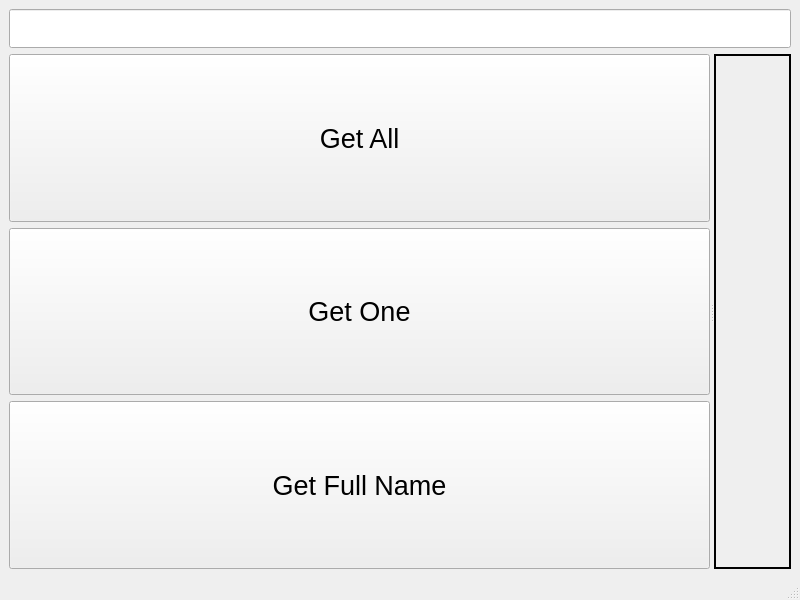
<?xml version="1.0" encoding="UTF-8"?>
<ui version="4.0">
 <class>MainWindow</class>
 <widget class="QMainWindow" name="MainWindow">
  <property name="geometry">
   <rect>
    <x>0</x>
    <y>0</y>
    <width>800</width>
    <height>600</height>
   </rect>
  </property>
  <property name="windowTitle">
   <string>MainWindow</string>
  </property>
  <widget class="QWidget" name="centralwidget">
   <layout class="QHBoxLayout" name="horizontalLayout">
    <item>
     <layout class="QVBoxLayout" name="verticalLayout_2">
      <item>
       <widget class="QLineEdit" name="lineEditId">
        <property name="font">
         <font>
          <pointsize>20</pointsize>
         </font>
        </property>
       </widget>
      </item>
      <item>
       <widget class="QSplitter" name="splitter">
        <property name="orientation">
         <enum>Qt::Horizontal</enum>
        </property>
        <widget class="QWidget" name="layoutWidget">
         <layout class="QVBoxLayout" name="verticalLayout">
          <item>
           <widget class="QPushButton" name="getAllPersonsButton">
            <property name="sizePolicy">
             <sizepolicy hsizetype="Minimum" vsizetype="Preferred">
              <horstretch>0</horstretch>
              <verstretch>0</verstretch>
             </sizepolicy>
            </property>
            <property name="font">
             <font>
              <pointsize>20</pointsize>
             </font>
            </property>
            <property name="text">
             <string>Get All</string>
            </property>
           </widget>
          </item>
          <item>
           <widget class="QPushButton" name="getOneButton">
            <property name="sizePolicy">
             <sizepolicy hsizetype="Minimum" vsizetype="Preferred">
              <horstretch>0</horstretch>
              <verstretch>0</verstretch>
             </sizepolicy>
            </property>
            <property name="font">
             <font>
              <pointsize>20</pointsize>
             </font>
            </property>
            <property name="text">
             <string>Get One</string>
            </property>
           </widget>
          </item>
          <item>
           <widget class="QPushButton" name="nameButton">
            <property name="sizePolicy">
             <sizepolicy hsizetype="Minimum" vsizetype="Preferred">
              <horstretch>0</horstretch>
              <verstretch>0</verstretch>
             </sizepolicy>
            </property>
            <property name="font">
             <font>
              <pointsize>20</pointsize>
             </font>
            </property>
            <property name="text">
             <string>Get Full Name</string>
            </property>
           </widget>
          </item>
         </layout>
        </widget>
        <widget class="QLabel" name="resultlabel">
         <property name="font">
          <font>
           <pointsize>20</pointsize>
          </font>
         </property>
         <property name="frameShape">
          <enum>QFrame::WinPanel</enum>
         </property>
         <property name="text">
          <string/>
         </property>
        </widget>
       </widget>
      </item>
     </layout>
    </item>
   </layout>
  </widget>
  <widget class="QMenuBar" name="menubar">
   <property name="geometry">
    <rect>
     <x>0</x>
     <y>0</y>
     <width>800</width>
     <height>21</height>
    </rect>
   </property>
  </widget>
  <widget class="QStatusBar" name="statusbar"/>
 </widget>
 <resources/>
 <connections/>
</ui>
